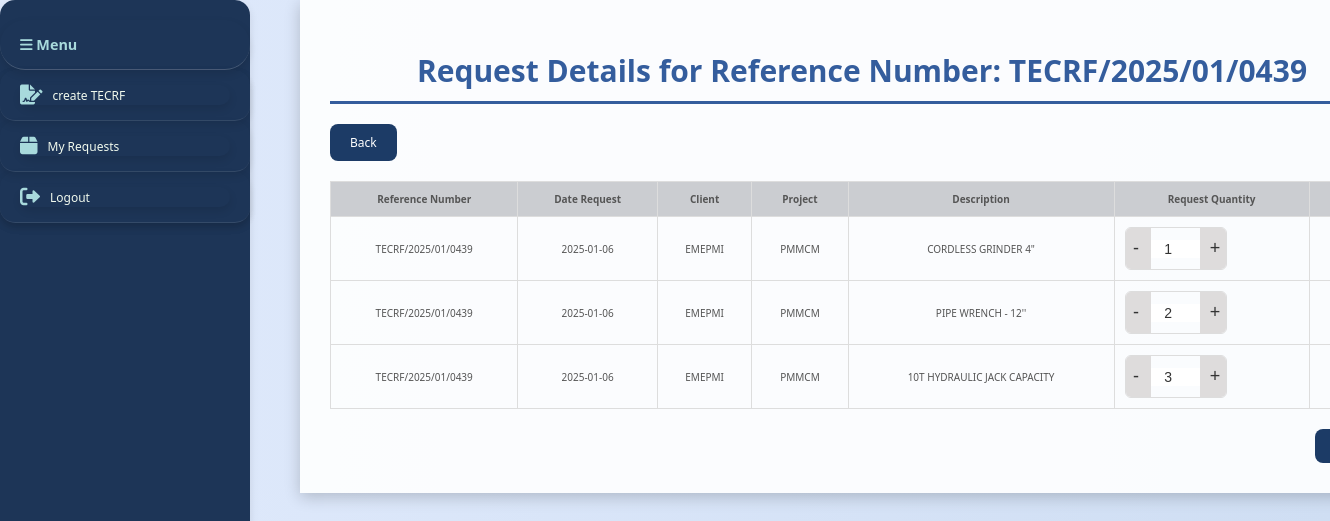
The app's page /edit_tecrf.php?reference_number=TECRF/2025/01/0439 (signed in) with its own data.
### tables this page shows
CREATE TABLE `tecrf1` (
  `tecrf_id` int(11) NOT NULL,
  `user_id` int(11) DEFAULT NULL,
  `date` varchar(20) DEFAULT NULL,
  `reference_number` varchar(50) DEFAULT NULL,
  `date_request` varchar(50) NOT NULL,
  `date_required` varchar(20) DEFAULT NULL,
  `charge_code` varchar(50) DEFAULT NULL,
  `client` varchar(100) DEFAULT NULL,
  `project` varchar(100) DEFAULT NULL,
  `location` varchar(100) DEFAULT NULL,
  `status` varchar(50) NOT NULL,
  `items_assigned` tinyint(1) DEFAULT 0,
  `reassigned` tinyint(4) DEFAULT 0,
  `request_quantity` int(11) NOT NULL
);

CREATE TABLE `tecrf2` (
  `tecrf2_id` int(11) NOT NULL,
  `description` varchar(50) NOT NULL,
  `request_quantity` int(11) NOT NULL,
  `uom` varchar(20) NOT NULL,
  `user_id` int(11) NOT NULL,
  `reference_number` varchar(100) NOT NULL,
  `location` varchar(20) NOT NULL
);

### edit_tecrf.php (the view, shortened to what this page needs)
<?php
include 'database.php';
if (isset($_GET['reference_number'])) {
    $reference_number = $_GET['reference_number'];
} else {
    echo "Error: Reference number not provided!";
    exit;
}
$sql = "
    SELECT
        t1.reference_number,
        t1.date_request,
        t1.client,
        t1.project,
        t2.description,
        t2.request_quantity,
        t2.uom,
        t2.location
    FROM tecrf1 t1
    JOIN tecrf2 t2 ON t1.reference_number = t2.reference_number
    WHERE t1.reference_number = ?";
$stmt = $conn->prepare($sql);
$stmt->bind_param("s", $reference_number);
$stmt->execute();
$result = $stmt->get_result();
?>
<!DOCTYPE html>
<html lang="en">
<head>
    <link rel="stylesheet" href="https://cdnjs.cloudflare.com/ajax/libs/font-awesome/6.0.0-beta3/css/all.min.css">
</head>
<body>
<div id="sidebar">
        <div id="sidebar-header">
        <h2><i class="fa fa-bars"></i> Menu</h2>
        </div>
        <ul>
            <li><a href="tecrf.php"><i class="fa-solid fa-file-signature"></i>create TECRF</a></li>
            <li><a href="list_tecrf.php"><i class="fas fa-box"></i>My Requests</a></li>
            <li><a href="logout.php"><i class="fas fa-sign-out-alt"></i> Logout</a></li>
        </ul>
    </div>
    <div class="container">
        <h1>Request Details for Reference Number: <?php echo htmlspecialchars($reference_number); ?></h1>
        <a href="list_tecrf.php" class="back-btn">Back</a>
        <form action="update_request.php" method="POST" onsubmit="confirmUpdate(event)">
        <form action="update_request.php" method="POST" onsubmit="confirmDelete(event)">
            <table>
                <thead>
                    <tr>
                        <th>Reference Number</th>
                        <th>Date Request</th>
                        <th>Client</th>
                        <th>Project</th>
                        <th>Description</th>
                        <th>Request Quantity</th>
                        <th>Action</th>
                    </tr>
                </thead>
                <tbody>
                    <?php if ($result->num_rows > 0) : ?>
                        <?php $rowIndex = 0; ?>
                        <?php while ($row = $result->fetch_assoc()) : ?>
                            <tr>
                                <td><?php echo htmlspecialchars($row['reference_number']); ?></td>
                                <td><?php echo htmlspecialchars($row['date_request']); ?></td>
                                <td><?php echo htmlspecialchars($row['client']); ?></td>
                                <td><?php echo htmlspecialchars($row['project']); ?></td>
                                <td>
                                    <?php echo htmlspecialchars($row['description']); ?>
                                </td>
                                <td>
                                    <div class="counter">
                                        <button type="button" onclick="decrementQuantity('quantity-<?php echo $rowIndex; ?>')">-</button>
                                        <input type="number" name="request_quantity[]" id="quantity-<?php echo $rowIndex; ?>" value="<?php echo htmlspecialchars($row['request_quantity']); ?>" readonly>
                                        <button type="button" onclick="incrementQuantity('quantity-<?php echo $rowIndex; ?>')">+</button>
                                    </div>
                                </td>
                                <td>
                                </td>
                            </tr>
                            <?php $rowIndex++; ?>
                        <?php endwhile; ?>
                    <?php else : ?>
                        <tr>
                            <td colspan="7">No data found for the given reference number.</td>
                        </tr>
                    <?php endif; ?>
                </tbody>
            </table>
            <div class="btn-container">
                <button type="submit" class="btn">Update</button>
            </div>
        </form>
    </div>
</body>
</html>

### edit_tecrf.php (style rules this page uses)
body { font-family: 'Segoe UI', Tahoma, Geneva, Verdana, sans-serif; font-size: 12px; background: linear-gradient(to right, #e0eafc, #cfdef3); color: #333; margin: 0; padding: 0; }
.container { width: 80%; max-width: 1100px; padding: 30px; margin: 0 auto; margin-left: 300px; max-height: max-content; background-color: rgba(255, 255, 255, 0.9); box-shadow: 0 4px 15px rgba(0, 0, 0, 0.2); }
h1 { font-size: 30px; text-align: center; color: #345d9d; margin-bottom: 20px; border-bottom: 3px solid #345d9d; padding-bottom: 10px; }
table { width: 100%; border-collapse: collapse; margin-top: 20px; font-size: 12px; }
th, td { border: 1px solid #ddd; padding: 10px; text-align: center; font-size: 10px; color: #555; }
th { background-color: #cbcdd1; }
.counter { display: flex; justify-content: center; align-items: center; border: 1px solid #ddd; border-radius: 6px; overflow: hidden; width: 100px; }
.counter button { background-color: #dedcdc; border: none; padding: 10px 15px; font-size: 18px; cursor: pointer; color: #333; transition: all 0.3s ease; width: 10px; display: flex; justify-content: center; align-items: center; }
.counter input { text-align: center; border: none; font-size: 14px; width: 45px; color: #333; outline: none; background-color: #fff; }
.btn-container { text-align: right; margin-top: 20px; }
.btn { padding: 10px 20px; color: #ffffff; background-color: #1c3b66; border: none; border-radius: 8px; cursor: pointer; font-size: 12px; transition: background-color 0.3s; }
.back-btn { display: inline-block; padding: 10px 20px; color: #ffffff; background-color: #1c3b66; border: none; border-radius: 8px; cursor: pointer; text-align: center; text-decoration: none; font-size: 12px; transition: all 0.3s ease; }
#sidebar { height: 100%; width: 250px; position: fixed; top: 0; left: 0; background-color: #1d3557; color: white; padding-top: 20px; box-shadow: 2px 0 5px rgba(0, 0, 0, 0.1); z-index: 1; }
#sidebar-header { display: flex; justify-content: space-between; align-items: center; padding: 15px 20px; border-radius: 15px; box-shadow: 0 4px 8px rgba(0, 0, 0, 0.1); }
#sidebar-header h2 { margin: 0; font-size: 1.2em; font-weight: bold; color: #a8dadc; }
#sidebar ul { list-style-type: none; padding: 0; margin: 0; border-radius: 15px; box-shadow: 0 4px 8px rgba(0, 0, 0, 0.1); }
#sidebar ul li { padding: 15px 20px; border-bottom: 1px solid rgba(255, 255, 255, 0.1); transition: background-color 0.3s ease; border-radius: 15px; box-shadow: 0 4px 8px rgba(0, 0, 0, 0.1); }
#sidebar ul li a { color: #f1faee; text-decoration: none; display: flex; align-items: center; font-size: 1em; font-weight: 500; transition: color 0.3s ease; border-radius: 15px; box-shadow: 0 4px 8px rgba(0, 0, 0, 0.1); }
#sidebar ul li i { font-size: 20px; margin-right: 10px; color: #a8dadc; transition: color 0.3s ease; }
#sidebar { height: 100%; width: 250px; position: fixed; top: 0; left: 0; background-color: #1d3557; color: white; padding-top: 20px; box-shadow: 2px 0 5px rgba(0, 0, 0, 0.1); z-index: 1; border-radius: 15px; box-shadow: 0 4px 8px rgba(0, 0, 0, 0.1); }
#sidebar-header { display: flex; justify-content: space-between; align-items: center; padding: 15px 20px; border-bottom: 1px solid rgba(255, 255, 255, 0.2); border-radius: 35px; box-shadow: 0 4px 8px rgba(0, 0, 0, 0.1); }
#sidebar ul { list-style-type: none; padding: 0; margin: 0; }
#sidebar ul li { padding: 15px 20px; border-bottom: 1px solid rgba(255, 255, 255, 0.1); transition: background-color 0.3s ease; }
#sidebar ul li a { color: #f1faee; text-decoration: none; display: flex; align-items: center; font-size: 1em; font-weight: 500; transition: color 0.3s ease; }

### records on screen
tecrf1: reference_number "TECRF/2025/01/0439", date_request "2025-01-06", client "EMEPMI", project "PMMCM", tecrf2.description "CORDLESS GRINDER 4\"", request_quantity "1", tecrf2.description "PIPE WRENCH - 12''", request_quantity "2", tecrf2.description "10T HYDRAULIC JACK CAPACITY", request_quantity "3"

### other values on screen
$reference_number "TECRF/2025/01/0439"
